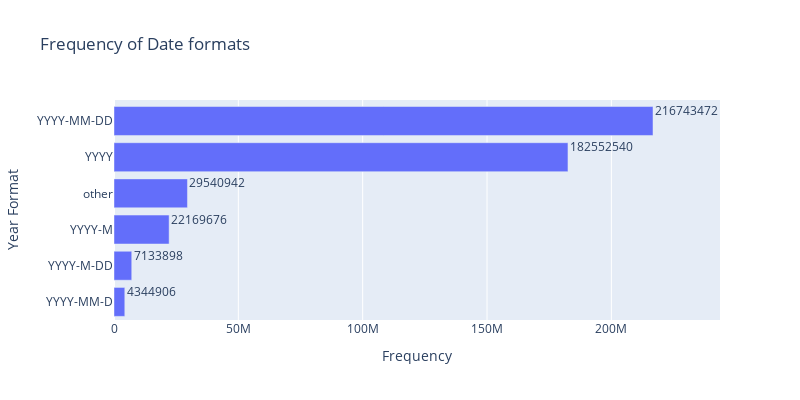

The notebook cell saved with this chart:
### Code cell
date_format_df.sort_values("Count",ascending=True,inplace=True)
fig = px.bar(date_format_df, y="Year Format", x="Count",
             #labels={'Year Format': 'Year Format', 'Count': 'Frequency'}, 
             title='Frequency of Date formats')


annotations = []
for i, row in date_format_df.iterrows():
    annotations.append(dict(x=row['Count'], y=row['Year Format'], text=row['Count'], xanchor="left", yanchor="bottom", showarrow=False))

fig.update_layout(yaxis_title='Year Format',
                  xaxis_title='Frequency',
                  height=400,
                  width=800,annotations=annotations)



fig.show()

### Figure 1 — Plotly figure (JSON) as saved in the notebook; plotly's stock layout.template omitted (floating-point values rounded to 4 significant figures)
{"data": [{"alignmentgroup": "True", "hovertemplate": "Count=%{x}<br>Year Format=%{y}<extra></extra>", "legendgroup": "", "marker": {"color": "#636efa", "pattern": {"shape": ""}}, "name": "", "offsetgroup": "", "orientation": "h", "showlegend": false, "textposition": "auto", "type": "bar", "x": [4344906, 7133898, 22169676, 29540942, 182552540, 216743472], "xaxis": "x", "y": ["YYYY-MM-D", "YYYY-M-DD", "YYYY-M", "other", "YYYY", "YYYY-MM-DD"], "yaxis": "y"}], "layout": {"annotations": [{"showarrow": false, "text": "4344906", "x": 4344906, "xanchor": "left", "y": "YYYY-MM-D", "yanchor": "bottom"}, {"showarrow": false, "text": "7133898", "x": 7133898, "xanchor": "left", "y": "YYYY-M-DD", "yanchor": "bottom"}, {"showarrow": false, "text": "22169676", "x": 22169676, "xanchor": "left", "y": "YYYY-M", "yanchor": "bottom"}, {"showarrow": false, "text": "29540942", "x": 29540942, "xanchor": "left", "y": "other", "yanchor": "bottom"}, {"showarrow": false, "text": "182552540", "x": 182552540, "xanchor": "left", "y": "YYYY", "yanchor": "bottom"}, {"showarrow": false, "text": "216743472", "x": 216743472, "xanchor": "left", "y": "YYYY-MM-DD", "yanchor": "bottom"}], "barmode": "relative", "height": 400, "legend": {"tracegroupgap": 0}, "title": {"text": "Frequency of Date formats"}, "width": 800, "xaxis": {"anchor": "y", "domain": [0, 1], "title": {"text": "Frequency"}}, "yaxis": {"anchor": "x", "domain": [0, 1], "title": {"text": "Year Format"}}}}
